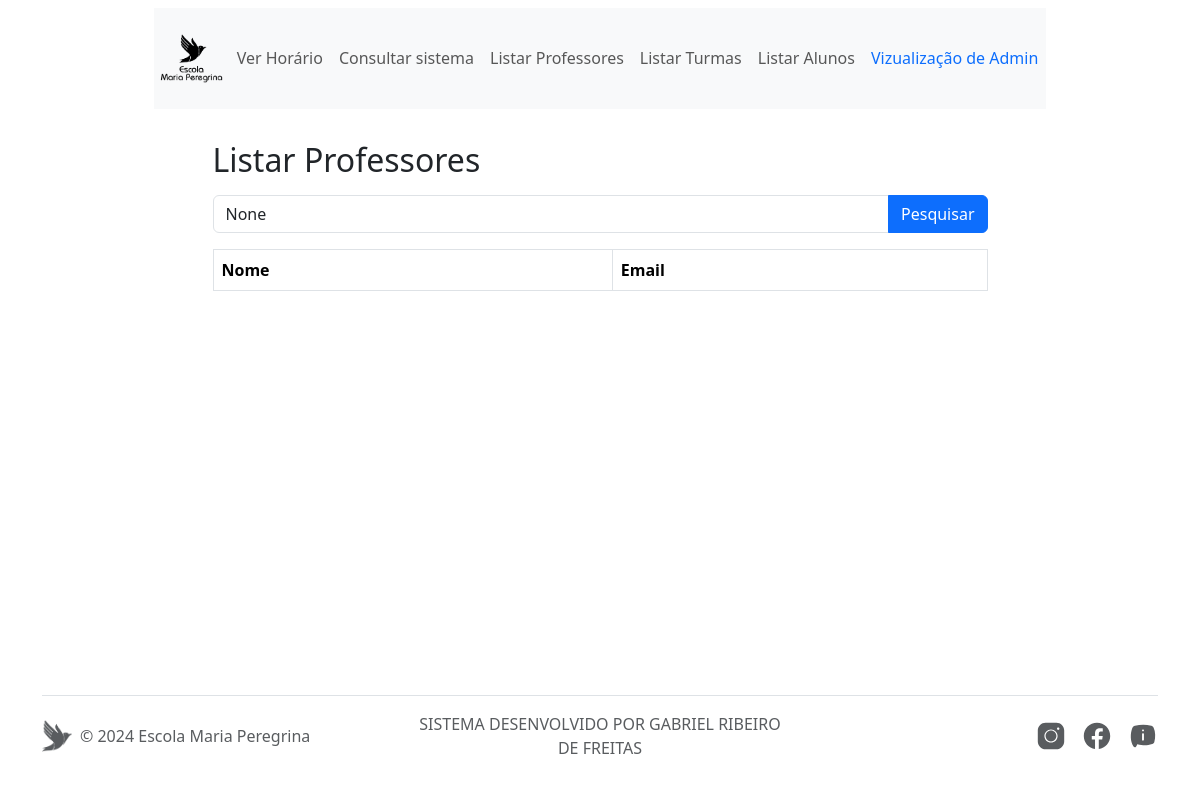
The app's page /listarprofessores/ (signed in), older data.
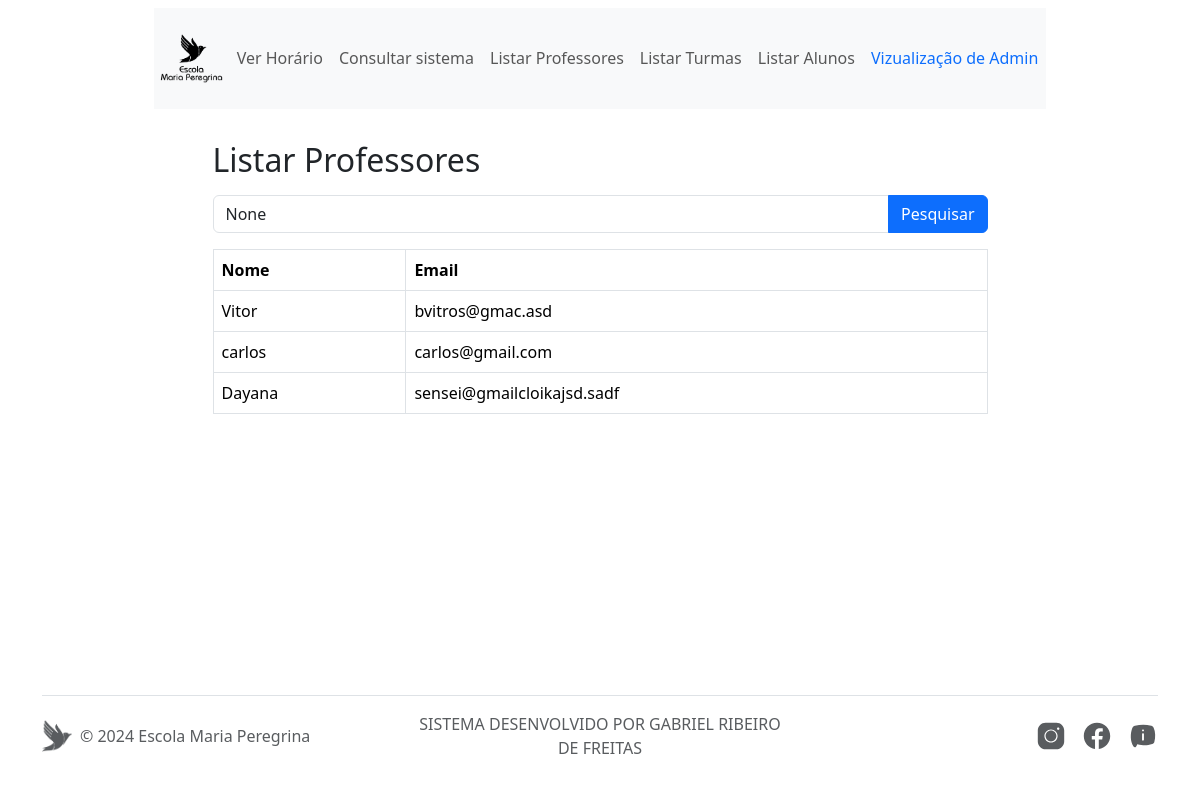
The same page, newer data.
### sistema/models.py (models this page shows, shortened)
class Professor(models.Model):
    id = models.AutoField(primary_key=True)
    nome = models.CharField(max_length=100)
    email = models.EmailField(unique=True)
    carga_horaria_semanal = models.ManyToManyField(
        DiaDaSemana,
        through='CargaHorariaProfessor',
        related_name='carga_horaria_professores'
    )

### sistema/views.py (the view)
# urls.py: path('listarprofessores/', listar_professores_view, name = 'listar_professores_view'),
@login_required(login_url='login_view')
def listar_professores_view(request):
    termo_pesquisa = request.GET.get('termo_pesquisa')
    professores = Professor.objects.all()
    if termo_pesquisa:
        professores = professores.filter(nome__icontains=termo_pesquisa)
    return render(request, 'listar_professores.html', {'professores': professores, 'termo_pesquisa': termo_pesquisa})

### templates/listar_professores.html (shortened to what this page needs)
{% extends 'base.html' %}
{% block content %}
<main class="container flex-grow-1">
    <div class="col-10 mx-auto my-4">
        <div class="col-10 mx-auto">
            <h2 class="mb-3">Listar Professores</h2>
            <form method="GET" class="mb-3">
                <div class="input-group">
                    <input type="text" class="form-control" placeholder="Digite o nome do professor..." name="termo_pesquisa" value="{{ termo_pesquisa }}">
                    <button type="submit" class="btn btn-primary">Pesquisar</button>
                </div>
            </form>
            <table class="table table-bordered w-100">
                <thead>
                    <tr>
                        <th scope="col">Nome</th>
                        <th scope="col">Email</th>
                    </tr>
                </thead>
                <tbody>
                    {% for professor in professores %}
                        <tr>
                            <td>{{ professor.nome }}</td>
                            <td>{{ professor.email }}</td>
                        </tr>
                    {% endfor %}
                </tbody>
            </table>
        </div>
    </div>
</main>
{% endblock %}

Row changes from the older to the newer data that the page shows:
added Professor: nome "Vitor", email "bvitros@gmac.asd"
added Professor: nome "carlos", email "carlos@gmail.com"
added Professor: nome "Dayana", email "sensei@gmailcloikajsd.sadf"
